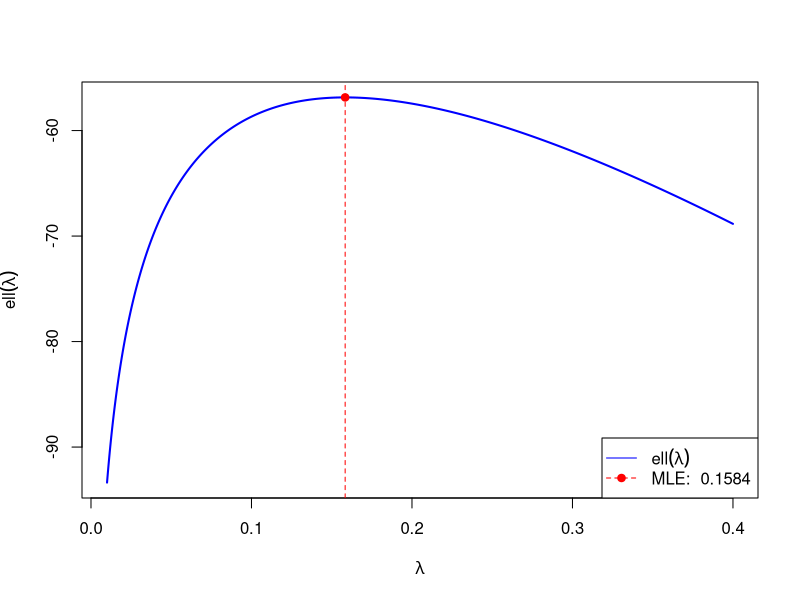

Generate this figure with R:
dados <- c(0.99, 2.31, 10.85, 6.15, 10.81, 3.72, 5.75, 4.15, 9.27, 7.84,
           2.31, 10.85, 6.15, 1.81, 3.72, 5.75, 10.40, 10.04, 4.15, 9.27)

# Definir parametros basicos
n <- length(dados) # Tamanho da amostra
soma_x <- sum(dados) # Total da soma
lambda_hat <- n / soma_x  # Valor do MLE calculado no item 3

# Definir a funcao de Log-Verossimilhanca
log_verossimilhanca <- function(l) {
  return(n * log(l) - l * soma_x)
}

# Intervalo de valores para lambda ao redor do MLE para o grafico
vetor_lambda <- seq(0.01, 0.4, length.out = 1000)
valores_log_v <- log_verossimilhanca(vetor_lambda)

# Construir o grafico
plot(vetor_lambda, valores_log_v, type = "l", col = "blue", lwd = 2,
     xlab = expression(lambda), ylab = expression(ell(lambda)))

# Indicar o valor do MLE no grafico
abline(v = lambda_hat, col = "red", lty = 2) # Linha vertical no MLE
points(lambda_hat, log_verossimilhanca(lambda_hat), col = "red", pch = 19) # Ponto no topo

# Adicionar legenda
legend("bottomright", legend = c(expression(ell(lambda)), paste("MLE: ", round(lambda_hat, 4))),
       col = c("blue", "red"), lty = c(1, 2), pch = c(NA, 19))